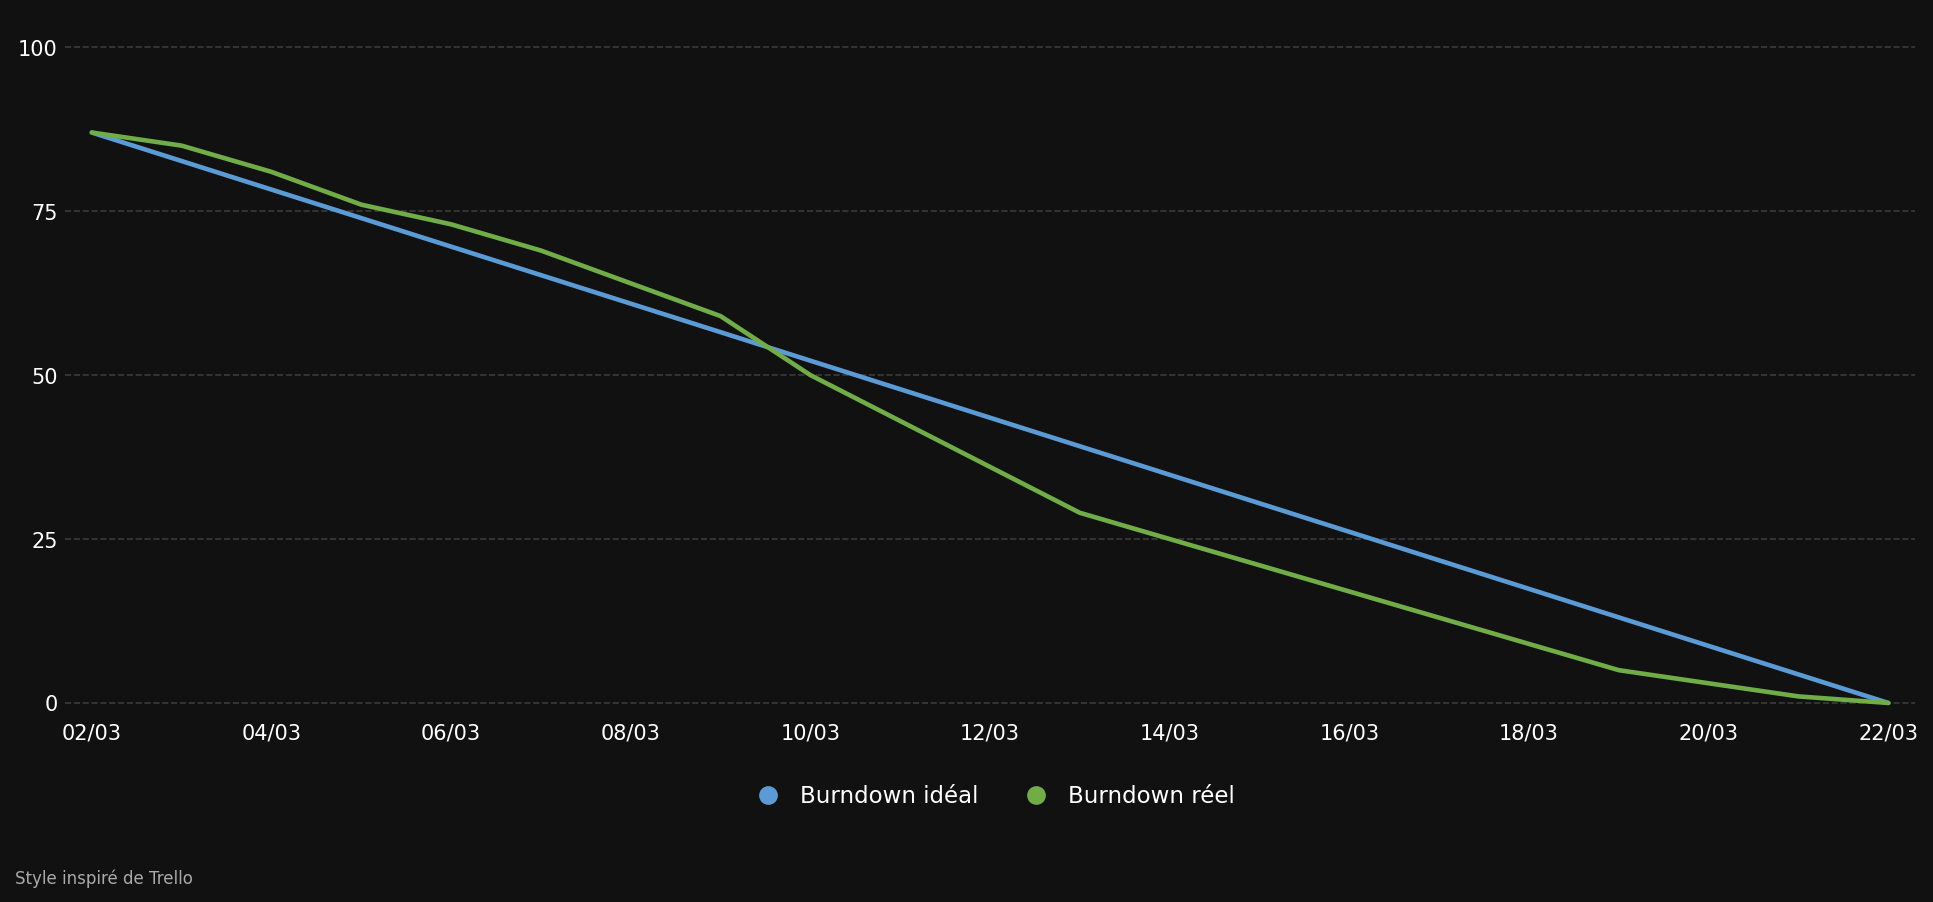

The script that saved this image:
import matplotlib.pyplot as plt
import matplotlib.patches as mpatches
from matplotlib.lines import Line2D

dates = [
    '02/03', '03/03', '04/03', '05/03', '06/03', '07/03', '08/03',
    '09/03', '10/03', '11/03', '12/03', '13/03', '14/03', '15/03',
    '16/03', '17/03', '18/03', '19/03', '20/03', '21/03', '22/03'
]

# Ideal: linear 87 → 0 over 20 intervals
ideal = [round(87 - 87 / 20 * i, 2) for i in range(21)]

# Real: slow start, accelerates in second half, finishes at 0
real = [87, 85, 81, 76, 73, 69, 64, 59, 50, 43, 36, 29, 25, 21, 17, 13, 9, 5, 3, 1, 0]

x = list(range(len(dates)))

BG = '#111111'
BLUE = '#5b9bd5'
GREEN = '#70ad47'
GRID = '#2a2a2a'

fig, ax = plt.subplots(figsize=(13, 6))
fig.patch.set_facecolor(BG)
ax.set_facecolor(BG)

ax.plot(x, ideal, color=BLUE, linewidth=2.2, solid_capstyle='round', solid_joinstyle='round', zorder=3)
ax.plot(x, real,  color=GREEN, linewidth=2.2, solid_capstyle='round', solid_joinstyle='round', zorder=3)

# Horizontal dashed grid only
for y_val in [0, 25, 50, 75, 100]:
    ax.axhline(y=y_val, color='#3a3a3a', linewidth=0.8, linestyle='--', zorder=1)

ax.set_ylim(-2, 105)
ax.set_xlim(-0.3, len(dates) - 0.7)

# X-axis: every 2 days
tick_pos = list(range(0, len(dates), 2))
ax.set_xticks(tick_pos)
ax.set_xticklabels([dates[i] for i in tick_pos], color='white', fontsize=10)

# Y-axis
ax.set_yticks([0, 25, 50, 75, 100])
ax.set_yticklabels(['0', '25', '50', '75', '100'], color='white', fontsize=10)

# Remove all spines and ticks
for spine in ax.spines.values():
    spine.set_visible(False)
ax.tick_params(axis='both', which='both', length=0)

# Legend centered at bottom (dots only, no line)
legend_elements = [
    Line2D([0], [0], marker='o', color='none', markerfacecolor=BLUE,
           markeredgecolor='none', markersize=9, label='Burndown idéal'),
    Line2D([0], [0], marker='o', color='none', markerfacecolor=GREEN,
           markeredgecolor='none', markersize=9, label='Burndown réel'),
]
legend = ax.legend(
    handles=legend_elements,
    loc='lower center',
    bbox_to_anchor=(0.5, -0.16),
    ncol=2,
    frameon=False,
    labelcolor='white',
    fontsize=11,
    handletextpad=0.4,
    columnspacing=1.5,
)

fig.text(0.01, 0.01, 'Style inspiré de Trello', color='#aaaaaa', fontsize=8)

plt.tight_layout(rect=[0, 0.06, 1, 1])

out_path = '/home/salsabil/finance_rag_project/diagrams/burndown_sprint2.png'
plt.savefig(out_path, dpi=150, bbox_inches='tight', facecolor=BG, edgecolor='none')
print(f'Saved: {out_path}')
